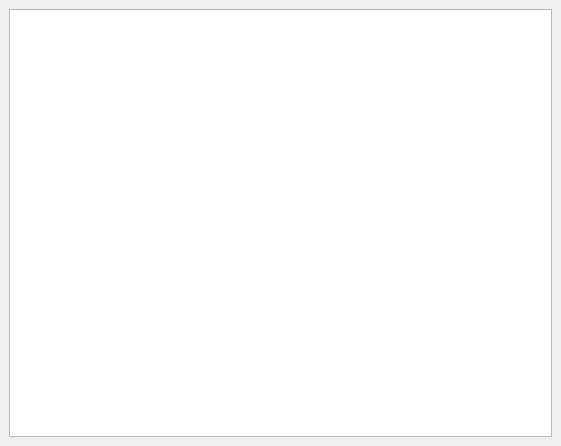
<?xml version="1.0" encoding="UTF-8"?>
<ui version="4.0">
 <class>MainWindow</class>
 <widget class="QMainWindow" name="MainWindow">
  <property name="geometry">
   <rect>
    <x>0</x>
    <y>0</y>
    <width>561</width>
    <height>446</height>
   </rect>
  </property>
  <property name="windowTitle">
   <string>QHeaderView-Example</string>
  </property>
  <widget class="QWidget" name="centralwidget">
   <layout class="QGridLayout" name="gridLayout_4" columnstretch="5">
    <item row="0" column="0">
     <widget class="QTableView" name="tableView">
      <property name="styleSheet">
       <string notr="true"/>
      </property>
     </widget>
    </item>
   </layout>
  </widget>
 </widget>
 <resources/>
 <connections/>
</ui>
